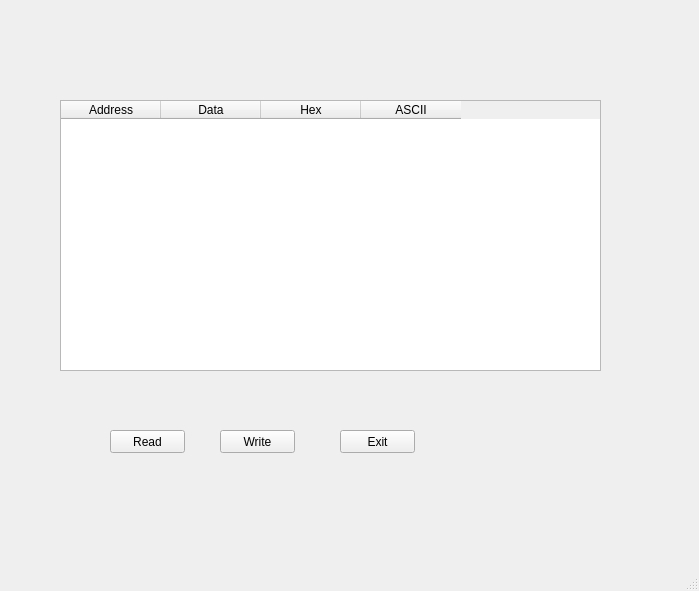
<?xml version="1.0" encoding="UTF-8"?>
<ui version="4.0">
 <class>MainWindow</class>
 <widget class="QMainWindow" name="MainWindow">
  <property name="geometry">
   <rect>
    <x>0</x>
    <y>0</y>
    <width>699</width>
    <height>591</height>
   </rect>
  </property>
  <property name="windowTitle">
   <string>MainWindow</string>
  </property>
  <widget class="QWidget" name="centralwidget">
   <widget class="QTableWidget" name="table_data">
    <property name="geometry">
     <rect>
      <x>60</x>
      <y>100</y>
      <width>541</width>
      <height>271</height>
     </rect>
    </property>
    <column>
     <property name="text">
      <string>Address</string>
     </property>
    </column>
    <column>
     <property name="text">
      <string>Data</string>
     </property>
    </column>
    <column>
     <property name="text">
      <string>Hex</string>
     </property>
    </column>
    <column>
     <property name="text">
      <string>ASCII</string>
     </property>
    </column>
   </widget>
   <widget class="QPushButton" name="button_read">
    <property name="geometry">
     <rect>
      <x>110</x>
      <y>430</y>
      <width>75</width>
      <height>23</height>
     </rect>
    </property>
    <property name="text">
     <string>Read</string>
    </property>
   </widget>
   <widget class="QPushButton" name="button_write">
    <property name="geometry">
     <rect>
      <x>220</x>
      <y>430</y>
      <width>75</width>
      <height>23</height>
     </rect>
    </property>
    <property name="text">
     <string>Write</string>
    </property>
   </widget>
   <widget class="QPushButton" name="button_exit">
    <property name="geometry">
     <rect>
      <x>340</x>
      <y>430</y>
      <width>75</width>
      <height>23</height>
     </rect>
    </property>
    <property name="text">
     <string>Exit</string>
    </property>
   </widget>
  </widget>
  <widget class="QMenuBar" name="menubar">
   <property name="geometry">
    <rect>
     <x>0</x>
     <y>0</y>
     <width>699</width>
     <height>21</height>
    </rect>
   </property>
  </widget>
  <widget class="QStatusBar" name="statusbar"/>
 </widget>
 <resources/>
 <connections/>
</ui>
